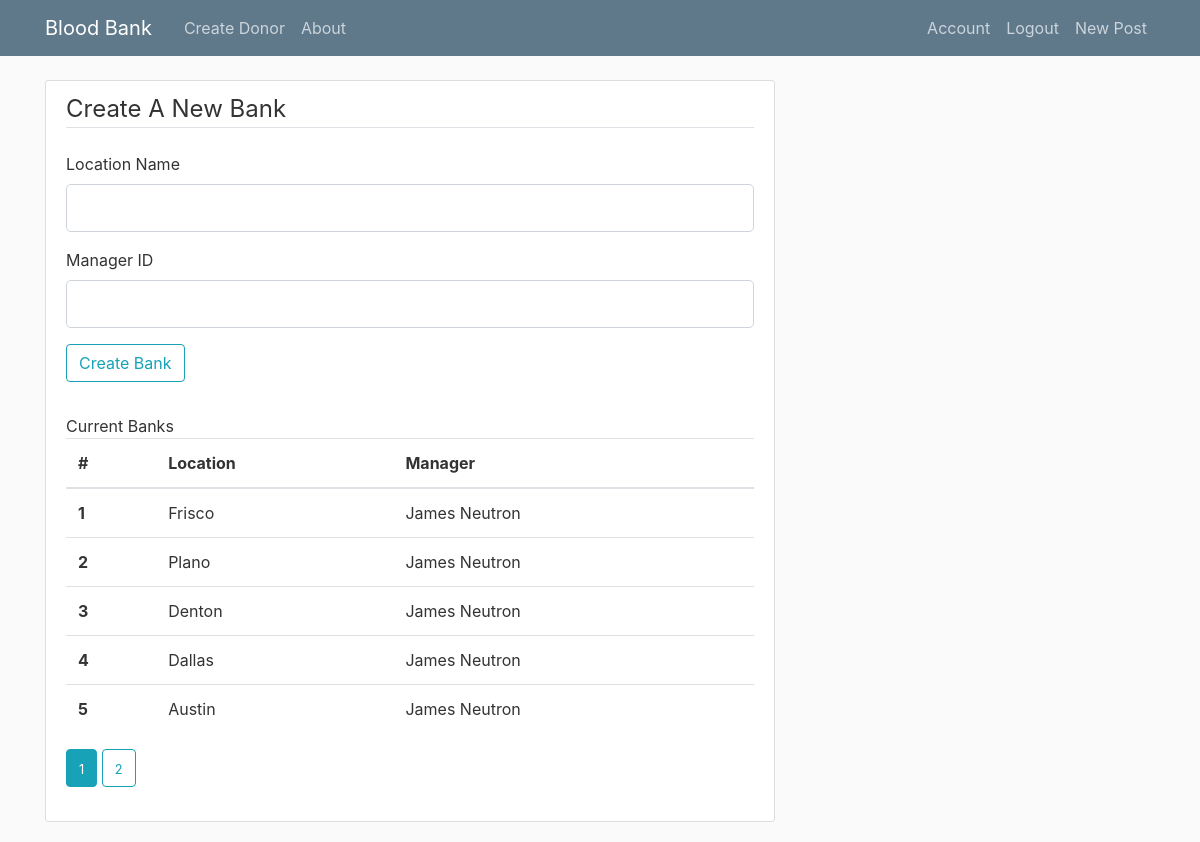
Page /CreateBank (signed in) on the committed database.
### bloodapp/models.py (models this page shows, shortened)
class Bank(db.Model):
    id = db.Column(db.Integer, primary_key=True)
    location = db.Column(db.String(25), nullable=False)
    manager_id = db.Column(db.Integer, db.ForeignKey('staff.id'), nullable=False)

### bloodapp/routes.py (the view)
@app.route('/CreateBank', methods=["GET", "POST"])
@login_required
def CreateBank():
    page_num = request.args.get('page', 1, type=int)
    form = BankForm()
    banks = Bank.query.paginate(per_page=5, page=page_num)
    table = {}
    for bank in banks.items:
        manager = Staff.query.filter_by(id=bank.manager_id).first()
        table.update({bank.location: {
            "id": bank.id,
            "location": bank.location,
            "manager": f"{manager.first_name.capitalize()} {manager.last_name.capitalize()}"
        }})
    if form.validate_on_submit():
        new_bank = Bank(location=form.location.data, manager_id=form.manager_id.data)
        db.session.add(new_bank)
        db.session.commit()
        flash(f'New Bank Created')
        return redirect(url_for('CreateBank'))
    return render_template('bank.html', title="Bank Page", form=form, table=table, banks=banks)

### bloodapp/forms.py (shortened to what this page needs)
class BankForm(FlaskForm):
    location = StringField('Location Name',
                           validators=[DataRequired(), Length(min=2, max=20)])
    manager_id = IntegerField('Manager ID',
                           validators=[DataRequired()])
    submit = SubmitField('Create  Bank')

### bloodapp/models.py (called while the page is built)
@loginManager.user_loader
def load_user(staff_id):
    return Staff.query.get(int(staff_id))

### bloodapp/templates/bank.html (shortened to what this page needs)
{% extends "layout.html" %}
{% block content %}
<div class="content-section">
    <form method="POST" action="">
        <fieldset class="form-group">
            <legend class="border-bottom mb-4">
                Create A New Bank
            </legend>
            <div class="form-group">
                {{form.location.label(class="form-control-label")}}
                {% if form.location.errors %}
                    {{form.location(class="form-control form-control-lg is-invalid")}}
                    <div class="invalid-feedback">
                        {% for error in form.location.errors %}
                            <span>{{ error }}</span>
                        {% endfor %}
                    </div>
                {% else %}
                {{form.location(class="form-control form-control-lg")}}
                {% endif %}
            </div>
            <div class="form-group">
                {{form.manager_id.label(class="form-control-label")}}
                {% if form.manager_id.errors %}
                    {{form.manager_id(class="form-control form-control-lg is-invalid")}}
                    <div class="invalid-feedback">
                        {% for error in form.manager_id.errors %}
                            <span>{{ error }}</span>
                        {% endfor %}
                    </div>
                {% else %}
                {{form.manager_id(class="form-control form-control-lg")}}
                {% endif %}
            </div>
            <div class="form-group">
                {{ form.submit(class="btn btn-outline-info")}}
            </div>
        </fieldset>
    </form>
    <table class="table">
        <thead>
          <tr>
            <th scope="col">#</th>
            <th scope="col">Location</th>
            <th scope="col">Manager</th>
          </tr>
        </thead>
        <tbody>
            {% for item in table %}
            <tr>
                <th scope="row">{{ table[item]["id"] }}</th>
                <td>{{ table[item]["location"] }}</td>
                <td>{{ table[item]["manager"] }}</td>
            </tr>
            {% endfor %}
        </tbody>
      </table>
      {% for page_num in banks.iter_pages() %}
                {% if banks.page == page_num %}
                    <a class="btn btn-info mb-4" href="{{ url_for('CreateBank', page=page_num) }}"><small>{{ page_num }}</small></a>
                {% else %}
                    <a class="btn btn-outline-info mb-4" href="{{ url_for('CreateBank', page=page_num) }}"><small>{{ page_num }}</small></a>
                {% endif %}
            {% endfor %}
</div>
{% endblock content %}

### bloodapp/static/main.css (style rules this page uses)
body { background: #fafafa; color: #333333; margin-top: 5rem; }
.content-section { background: #ffffff; padding: 10px 20px; border: 1px solid #dddddd; border-radius: 3px; margin-bottom: 20px; }

### rows in the picture
Bank: location "1", location "Frisco", location "James Neutron"
Bank: location "2", location "Plano", location "James Neutron"
Bank: location "3", location "Denton", location "James Neutron"
Bank: location "4", location "Dallas", location "James Neutron"
Bank: location "5", location "Austin", location "James Neutron"

### other values in the picture
{{ page_num }} "1"
{{ page_num }} "2"
